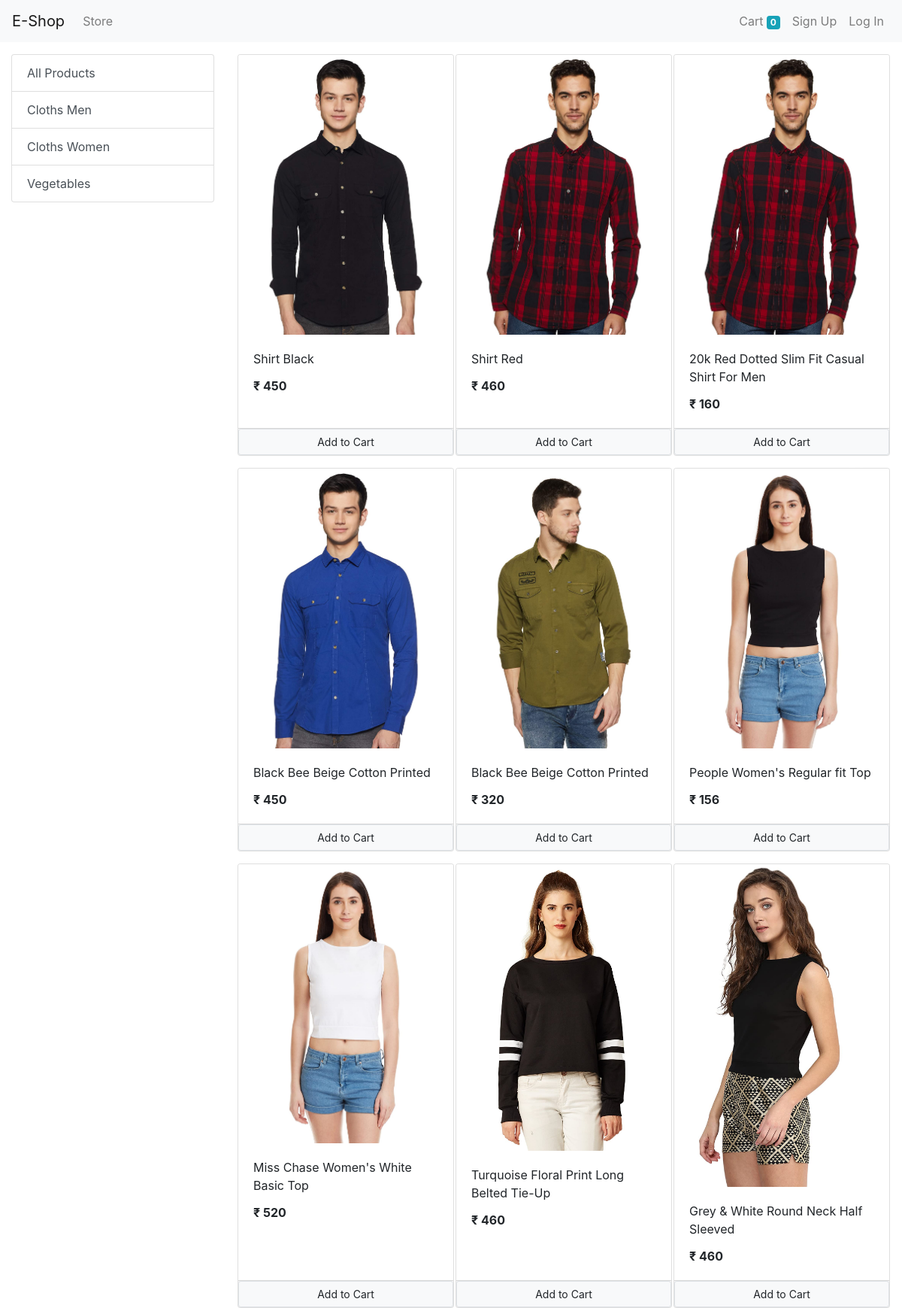
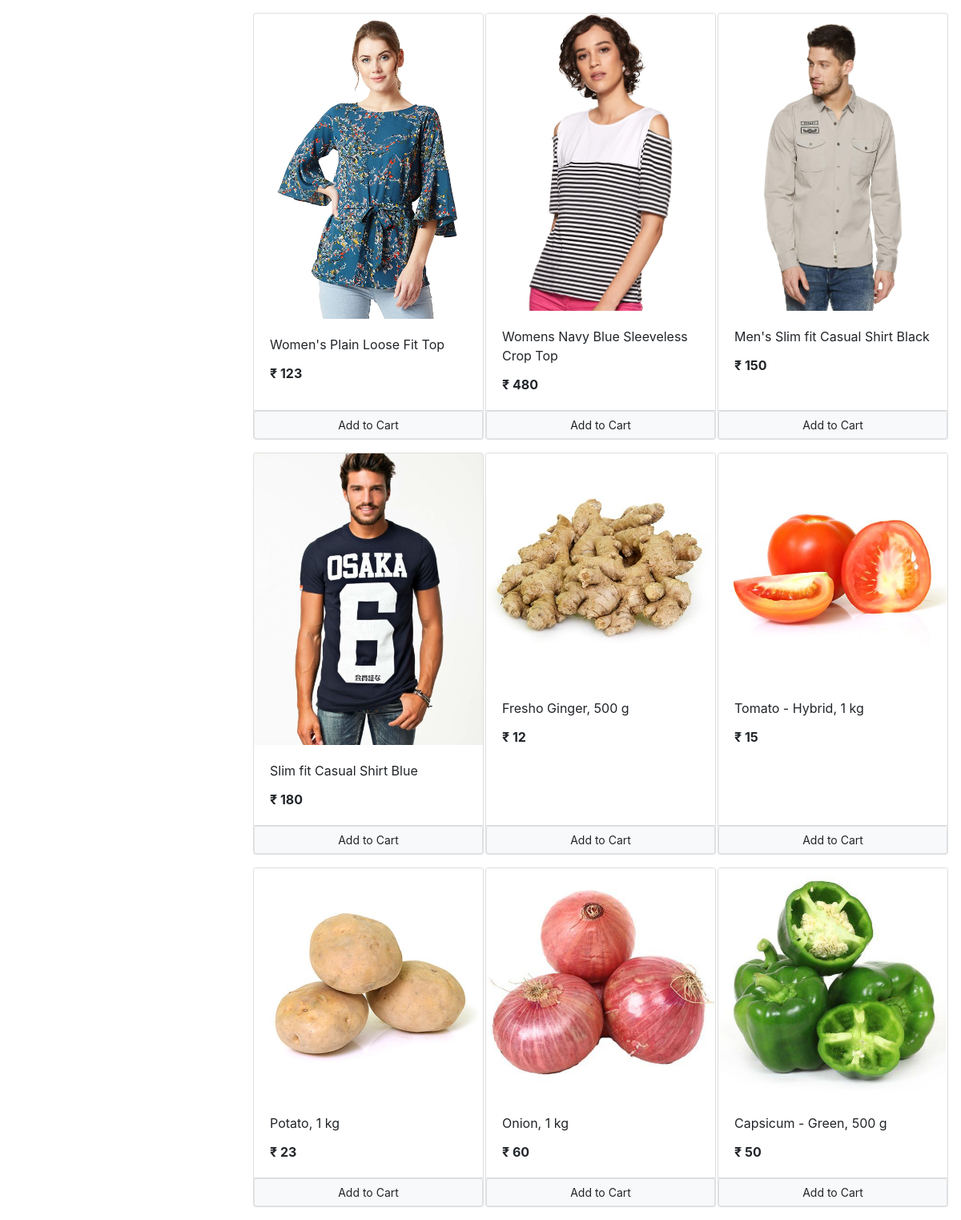
The page / on the database its author committed (2 pictures, top to bottom).
### store/models/category.py (models this page shows, shortened)
class Category(models.Model):
    name = models.CharField(max_length=20)
    @staticmethod
    def get_all_categories():
        return Category.objects.all()

### store/models/product.py (models this page shows, shortened)
class Product(models.Model):
    name = models.CharField(max_length=50)
    price = models.IntegerField(default=0)
    category = models.ForeignKey(Category, on_delete=models.CASCADE, default=1)
    description = models.CharField(max_length=200, default='', null=True, blank=True)
    image = models.ImageField(upload_to='uploads/products/')
    @staticmethod
    def get_all_products():
        return Product.objects.all()

### store/views/home.py (the view, shortened to what this page needs)
# urls.py: path('', Index.as_view(), name="homepage"),
class Index(View):
    def get(self, request):
        cart = request.session.get('cart')
        if not cart:
            request.session['cart'] = {}
        products = None
        categories = Category.get_all_categories()
        categoryID = request.GET.get('category')
        if categoryID:
            products = Product.get_all_products_by_categoryid(categoryID)
        else:
            products = Product.get_all_products()
        data = {}
        data['products'] = products
        data['categories'] = categories
        return render(request, 'index.html', data)

### store/templatetags/cart.py (called while the page is built)
@register.filter(name='is_in_cart')
def is_in_cart(product, cart):
    keys = cart.keys()
    for id in keys:
        if int(id) == product.id:
            return True
    return False

### store/templatetags/custom_filter.py (called while the page is built)
@register.filter(name='currency')
def currency(number):
    return '₹' + " " + str(number)

### store/templates/index.html (shortened to what this page needs)
{% extends 'base.html' %}
{% block content %}
{% load cart %}
    {% load custom_filter %}
    <div class="container-fluid mt-3">
        <div class="row">
            <div class="col-lg-3 mx-auto">
                <ul class="list-group">
                <a href="/" class="list-group-item list-group-item-action "> All Products </a>
                    {% for category in categories %}
                    <a href="/?category={{ category.id }}" class="list-group-item list-group-item-action ">{{ category.name }}</a>
                    {% endfor %}
                </ul>
            </div>
            <div id="products" class="col-lg-9 mx-auto">
                <div class="row mx-auto">
                {% for product in products %}
                 <div class="card mx-auto mb-3" id="{{ product.id }}" style="width: 18rem; ">
                 <img src="{{ product.image.url }}" class="card-img-top" alt="...">
                <div class="card-body">
                <p class="card-title">{{ product.name }}</p>
                <p class="card-text"><b>  {{ product.price|currency }} </b></p>
                </div>
                 <div class=" card-footer p-0  ">
                     {% if product|is_in_cart:request.session.cart %}
                     <div class="row no-gutters ">
                      <form action="/#{{ product.id }}" method="post" class="col-2 ">
                             {% csrf_token %}
                             <input hidden type="text" name="product" value="{{ product.id }}">
                             <input hidden type="text" name="remove" value="True">
                             <input type="submit" value=" - " class="btn btn-block btn-secondary">
                         </form>
                     <div class="text-center col">{{ product|cart_quantity:request.session.cart  }} in cart</div>
                         <form action="/#{{ product.id }}" method="post" class="col-2 ">
                             {% csrf_token %}
                             <input hidden type="text" name="product" value="{{ product.id }}">
                             <input type="submit" value=" + " class="btn btn-block btn-secondary">
                         </form>
                      </div>
                     {% else %}
                       <form action="/#{{ product.id }}" method="POST" class="btn-block">
                         <input href="#" type="submit" class="btn btn-light btn-sm border form-control" value = "Add to Cart">
                      </form>
                     {% endif%}
                 </div>
                </div>
            {% endfor %}
             </div>
            </div>
        </div>
    </div>
{% endblock %}

### store/templates/base.html (shortened to what this page needs)
<!doctype html>
<html lang="en">
  <head>
    <link rel="stylesheet" href="https://stackpath.bootstrapcdn.com/bootstrap/4.3.1/css/bootstrap.min.css">
  </head>
  <body>
  <nav class="navbar navbar-expand-lg navbar-light bg-light">
          <a class="navbar-brand" href="/">E-Shop</a>
        <div class="collapse navbar-collapse" id="navbarSupportedContent">
        <ul class="navbar-nav mr-auto">
          <li class="nav-item ">
            <a class="nav-link" href="#">Store </a>
          </li>
        </ul>
        <div class="navbar-nav my-2 my-lg-0">
            <li class="nav-item">
            <a class="nav-link" href="/cart">Cart <span class="badge badge-info">{{ request.session.cart.keys|length }}</span></a>
            </li>
            {% if request.session.customer %}
                <li class="nav-item">
            <a class="nav-link" href="/orders">Orders</a>
          </li>
                <li class="nav-item">
            <a class="nav-link" href="/logout">Log out</a>
          </li>
            {% else %}
            <li class="nav-item">
            <a class="nav-link" href="signup">Sign Up</a>
          </li>
            <li class="nav-item">
            <a class="nav-link" href="/login">Log In</a>
          </li>
            {% endif %}
        </div>
      </div>
    </nav>
  {%   block content %}
  {% endblock %}
  </body>
</html>

### rows shown on the page
Category: name "Cloths Men"
Category: name "Cloths Women"
Category: name "Vegetables"
Product: image (picture), name "Shirt Black", price "₹ 450"
Product: image (picture), name "Shirt Red", price "₹ 460"
Product: image (picture), name "20k Red Dotted Slim Fit Casual Shirt For Men", price "₹ 160"
Product: image (picture), name "Black Bee Beige Cotton Printed", price "₹ 450"
Product: image (picture), name "Black Bee Beige Cotton Printed", price "₹ 320"
Product: image (picture), name "People Women's Regular fit Top", price "₹ 156"
Product: image (picture), name "Miss Chase Women's White Basic Top", price "₹ 520"
Product: image (picture), name "Turquoise Floral Print Long Belted Tie-Up", price "₹ 460"
Product: image (picture), name "Grey & White Round Neck Half Sleeved", price "₹ 460"
Product: image (picture), name "Women's Plain Loose Fit Top", price "₹ 123"
Product: image (picture), name "Womens Navy Blue Sleeveless Crop Top", price "₹ 480"
Product: image (picture), name "Men's Slim fit Casual Shirt Black", price "₹ 150"
Product: image (picture), name "Slim fit Casual Shirt Blue", price "₹ 180"
Product: image (picture), name "Fresho Ginger, 500 g", price "₹ 12"
Product: image (picture), name "Tomato - Hybrid, 1 kg", price "₹ 15"
Product: image (picture), name "Potato, 1 kg", price "₹ 23"
Product: {{ product.id }} 18 (drawn), image (picture), name "Onion, 1 kg", price "₹ 60"
Product: image (picture), name "Capsicum - Green, 500 g", price "₹ 50"

### other values the page prints
{{ request.session.cart.keys|length }} "0"
